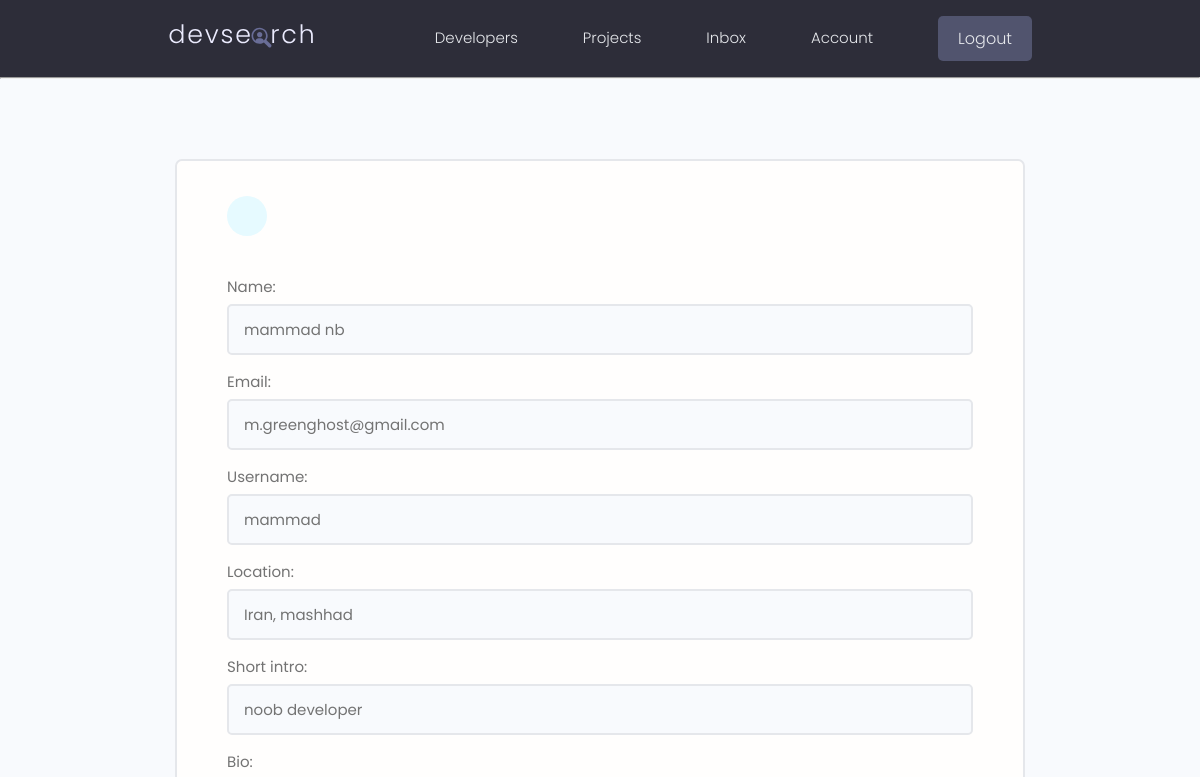
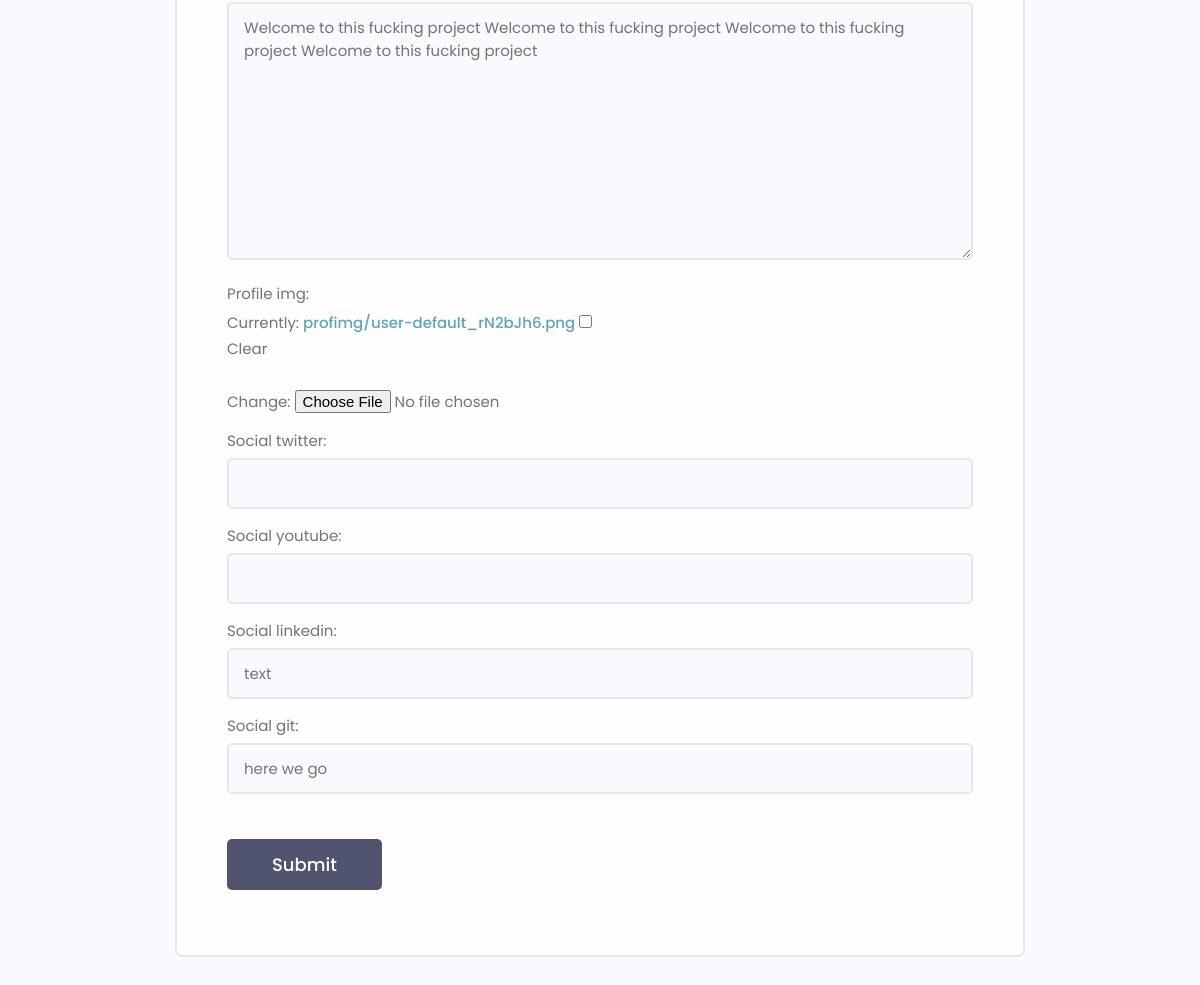
/acc-form/ (signed in), run on the app's committed database (2 pictures, top to bottom).
### users/models.py (models this page shows, shortened)
class Profile(models.Model):
    user = models.OneToOneField(
        User, on_delete=models.CASCADE, blank=True, null=True)
    name = models.CharField(max_length=200, blank=True, null=True)
    email = models.EmailField(max_length=500,blank=True, null=True)
    username = models.CharField(max_length=200, blank=True, null=True)
    location = models.CharField(max_length=200, blank=True, null=True)
    short_intro = models.CharField(max_length=200, blank=True, null=True)
    bio = models.TextField(blank=True, null=True)
    profile_img = models.ImageField(blank=True, null=True, upload_to ='profimg/', default ='profimg/user-default.png')
    social_twitter = models.CharField(max_length=200, blank=True, null=True)
    social_youtube = models.CharField(max_length=200, blank=True, null=True)
    social_linkedin = models.CharField(max_length=200, blank=True, null=True)
    social_git = models.CharField(max_length=200, blank=True, null=True)
    tcreated = models.DateTimeField(auto_now_add=True)
    id = models.UUIDField(default=uuid.uuid4, unique=True,
                          primary_key=True, editable=False)
    class Meta:
        ordering = ['tcreated']

### users/views.py (the view)
# urls.py: path('acc-form/',views.accountForm, name='accform'),
@login_required(login_url = 'login')
def accountForm(request):
    profile = request.user.profile
    form = UpdateForm(instance=profile)
    if request.method == 'POST':
        form = UpdateForm(request.POST, request.FILES, instance=profile)
        if form.is_valid():
            form.save()
            return redirect('account')
    context = {'form': form}
    return render(request ,'users/acc-form.html', context)

### users/form.py
class UpdateForm(ModelForm):
    class Meta:
        model = Profile
        fields = ['name', 'email', 'username', 'location', 'short_intro', 'bio','profile_img',
         'social_twitter', 'social_youtube', 'social_linkedin', 'social_git']
    def __init__(self, *args, **kwargs):
        super(UpdateForm, self).__init__(*args, **kwargs)
        for name ,field in self.fields.items():
            field.widget.attrs.update({'class': 'input'})

### users/templates/users/acc-form.html (shortened to what this page needs)
{% extends 'main.html' %}
{% block content %}
<main class="formPage my-xl">
    <div class="content-box">
        <div class="formWrapper">
            <a class="backButton" href="{% url 'account' %}"></a>
            <br>
            <form class="form" action="{% url 'accform' %}" method="POST" enctype="multipart/form-data">
                {% for field in form %}
                <div class="form__field">
                    <label for="formInput#text">{{field.label}}: </label>
                    {{field}}
                </div>
                {% endfor %}
                <input class="btn btn--sub btn--lg  my-md" type="submit" value="Submit" />
            </form>
        </div>
    </div>
</main>
{% endblock content %}

### static/style/app.css (style rules this page uses)
:root { --color-sub: #2d2d39; }
.btn--sub { background-color: var(--color-sub-light); }
.content-box { width: 95%; max-width: 85rem; margin: 0 auto; }
.backButton { background: var(--color-main-light); color: var(--color-main); width: 4rem; height: 4rem; display: flex; align-items: center; justify-content: center; border-radius: 50%; }
.formPage .formWrapper { list-style: none; background: var(--color-white); padding: 3.5rem 5rem; border: 2px solid var(--color-light); border-radius: 0.7rem; }

### static/uikit/styles/modules/_variables.css (style rules this page uses)
:root { --color-main: #5aa5b9; --color-main-light: #e6faff; --color-sub: #3f4156; --color-sub-light: #51546e; --color-sub-lighter: #ededfd; --color-text: #737373; --color-gray: #8b8b8b; --color-light: #e5e7eb; --color-light-gray: #767676; --color-bg: #f8fafd; --color-white: #fffefd; --color-white-light: #f3f3f3; --color-success: #359e64; --color-success-bg: #def8e8; --color-error: #fc4b0b; --color-error-bg: #fff2ee; --font-base: 'Poppins', arial, helvetica, 'Segoe UI', roboto, ubuntu, sans-serif; --font-monospace: 'Fira Code', 'Courier New', courier, monospace; --font-regular: 300; --font-medium: 500; --font-bold: 700; --generic-shadow: 1px 1px 5px #00000010; --generic-transition: all 0.3s ease-in-out; }

### static/uikit/styles/modules/_base.css (style rules this page uses)
* { margin: 0; padding: 0; box-sizing: border-box; text-rendering: optimizeLegibility; color: inherit; font-size: inherit; }
html { font-size: 50%; }
@media only screen and (min-width: 480px) { html { font-size: 56.25%; } }
@media only screen and (min-width: 1200px) { html { font-size: 62.5%; } }
body { line-height: 1.6; font-weight: 400; font-size: 1.5rem; color: var(--color-text); background-color: var(--color-bg); min-height: 100vh; }

### static/uikit/styles/modules/_typography.css (style rules this page uses)
* { font-family: var(--font-base); }
a { padding-bottom: 2px; text-decoration: none; display: inline-block; color: var(--color-main); font-weight: var(--font-medium); }

### static/uikit/styles/modules/_utilities.css (style rules this page uses)
.my-md { margin: 3rem auto; }
.my-xl { margin: 8rem auto; }

### static/uikit/styles/modules/_button.css (style rules this page uses)
.btn { display: inline-block; position: relative; cursor: pointer; background-color: var(--color-light); font-weight: var(--font-medium); color: var(--color-sub); text-decoration: none; padding: 1rem 2rem; border-radius: 0.5rem; border: none; width: -webkit-fit-content; width: -moz-fit-content; width: fit-content; height: -webkit-fit-content; height: -moz-fit-content; height: fit-content; font-size: 1.6rem; outline-width: 0; outline-color: transparent; -webkit-backface-visibility: hidden; backface-visibility: hidden; transition: all 0.3s ease-in-out; }
.btn--sub { background-color: var(--color-sub); color: var(--color-white); }
.btn--lg { font-size: 1.8rem; padding: 1.2rem 4.5rem; }

### static/uikit/styles/modules/_form.css (style rules this page uses)
.form { display: block; }
.form__field { margin-top: 1.5rem; margin-bottom: 1.5rem; }
.form__label, .form__field > label { display: block; margin-bottom: 0.5rem; color: var(--color-text); }
input.input[type='text'], input.input[type='email'], input.input[type='password'], input.input[type='number'], textarea.input { min-width: 24rem; width: 100%; padding: 1.2rem 1.5rem; border-radius: 0.5rem; border: 2px solid var(--color-light); transition: all 0.3s ease-in-out; background-color: var(--color-bg); }

### data on the page
Profile: form "mammad nb" "m.greenghost@gmail.com" "mammad" "Iran, mashhad" "noob developer" "Welcome to this fucking project Welcome to this fucking project Welcome to this fucking project Welcome to this fucking project" "text" "here we go"

### other printed values
{{ field.label }} "Name" "Email" "Username" "Location" "Short intro" "Bio" "Profile img" "Social twitter" "Social youtube" "Social linkedin" "Social git"
